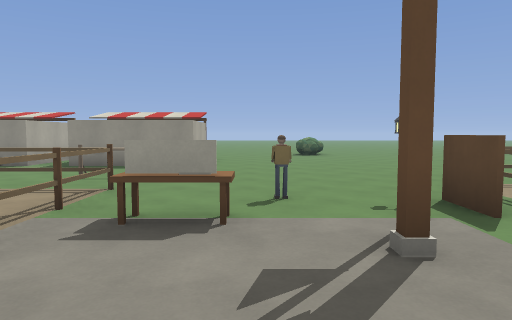
View 1 (above)

16 first-person views from a walk through a 3-D level made in the Godot game engine. The camera is 1.5 m above the floor, tilts 4° down and sees 70° across. The floor is counted in squares, 2 m on a side. Each view is taken from the middle of a square. On the plan, view 1 faces up. The plan holds only what a view shows up to about 11 squares ahead; the rest is blank. The place goes on beyond the plan. Characters and animated objects are left out. Surface patterns are stand-ins for the level's own textures.

View 2
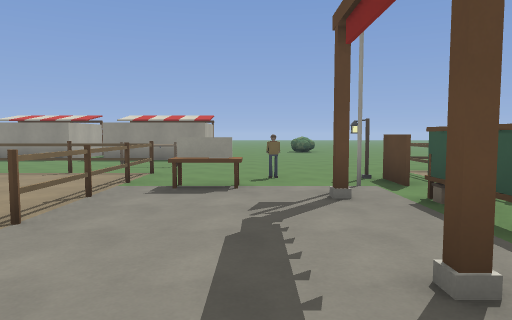

View 3
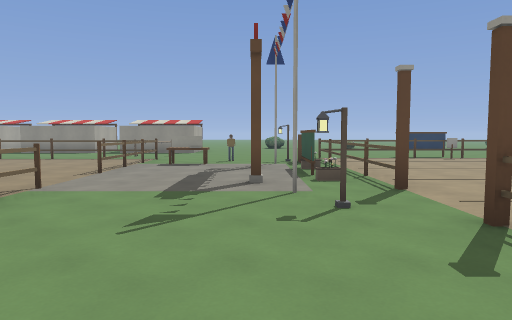

View 4
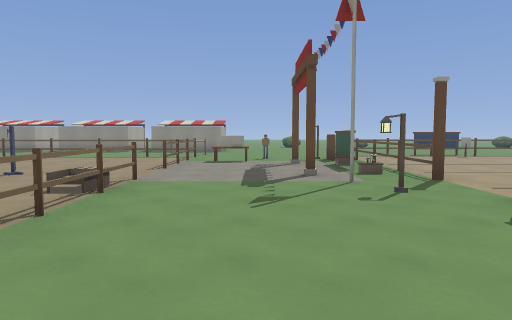

View 5
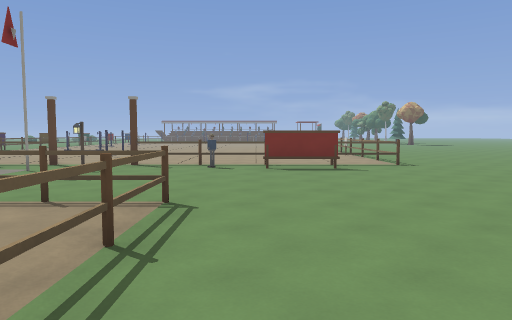

View 6
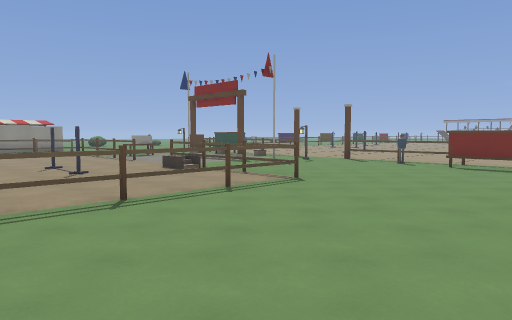

View 7
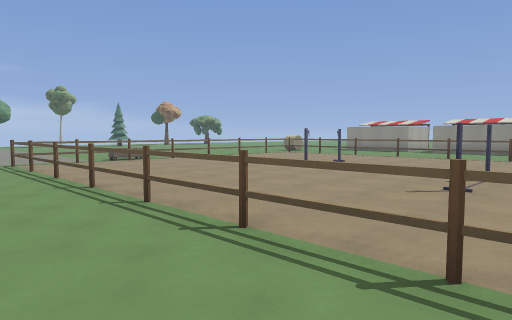

View 8
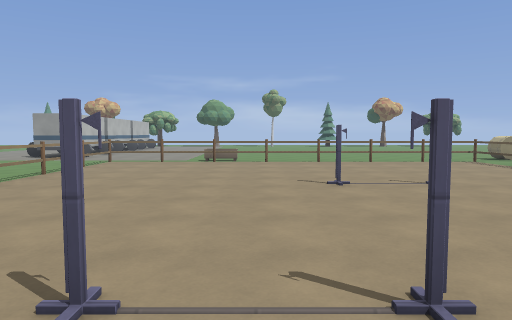

View 9
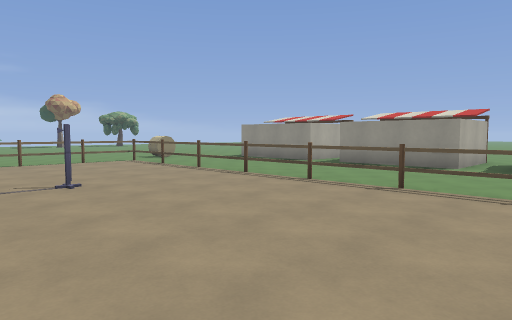

View 10
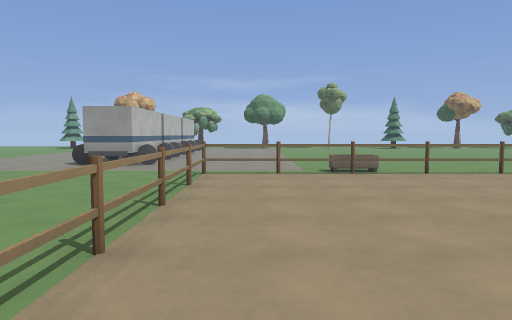

View 11
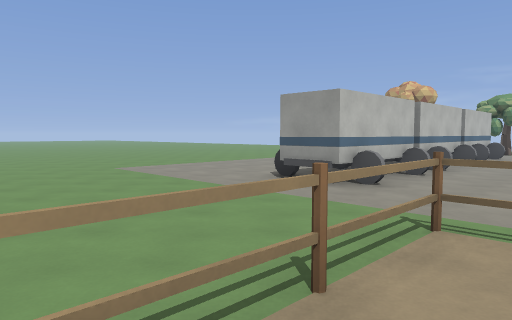

View 12
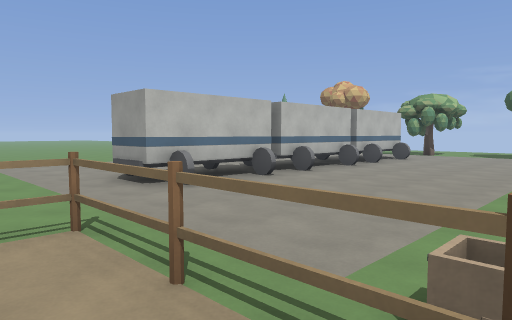

View 13
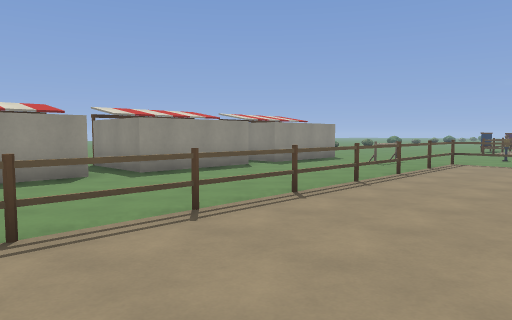

View 14
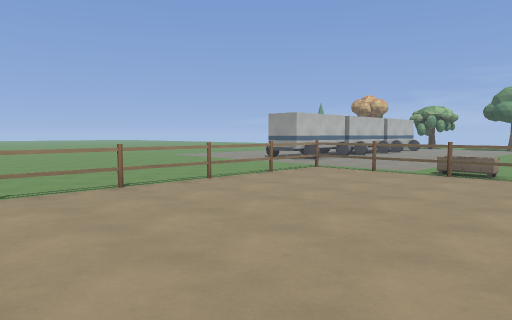

View 15
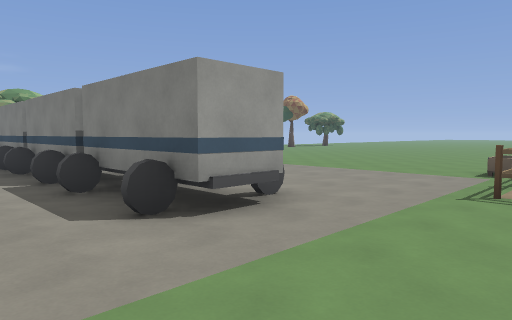

View 16
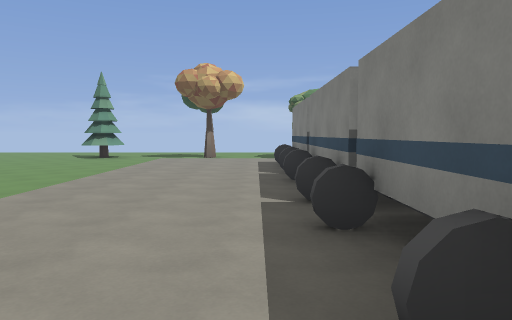

### Floor plan
Key: @ floor where view 1 was taken; # wall or solid block; . floor; / step, stairs or slope; = window, fence, low wall or low ledge; P post; T thing the floor can be seen under or through; L lantern; E desk; B hay bale; F flag; W wheel; R tree; O other object.
Columns run from 26 left of view 1 to 7 right of it. Each row starts with its distance up from view 1.
 12                     ..
 11                  .# #.  #.......
 10                  .# #.# #.......
  9                ##. ##. ##.......
  8                .................
  7             B  ........PP.......
  6             B..................
  5             .TTTTTTTTTTTT....#===
  4             .T..........T.O.L#....
  3           ...T..........#E..##....
  2           ...T..........#..###...
  1           ...T..........#...##...
  0          ....T............@#/=..
 -1         .....T..........T...##..
 -2        ......=........F.T...L..
 -3       .......T..........T.......
 -4   ...........T..........T....T..
 -5   ...........TTTTTTTTTTTT...OT..
 -6    .........................TT..
 -7 OO W#WW#WW#W................T ..
 -8   =O#WW#WW#W....... ........TT..
 -9  ................... .. .....#==
-10 R..................      .....==

Where each view was taken, in squares from view 1:
view 1: 0 up, 0 right, facing up
view 2: 2 down, 0 right, facing up
view 3: 6 down, 1 right, facing up
view 4: 7 down, 0 right, facing up
view 5: 6 down, 6 left, facing right
view 6: 9 down, 7 left, facing up-right
view 7: 7 down, 3 left, facing up-left
view 8: 1 down, 3 left, facing left
view 9: 0 up, 3 left, facing up-left
view 10: 4 down, 6 left, facing left
view 11: 4 down, 10 left, facing down-left
view 12: 2 down, 12 left, facing down-left
view 13: 2 up, 12 left, facing up-right
view 14: 0 up, 6 left, facing down-left
view 15: 10 down, 12 left, facing up-left
view 16: 9 down, 14 left, facing left
